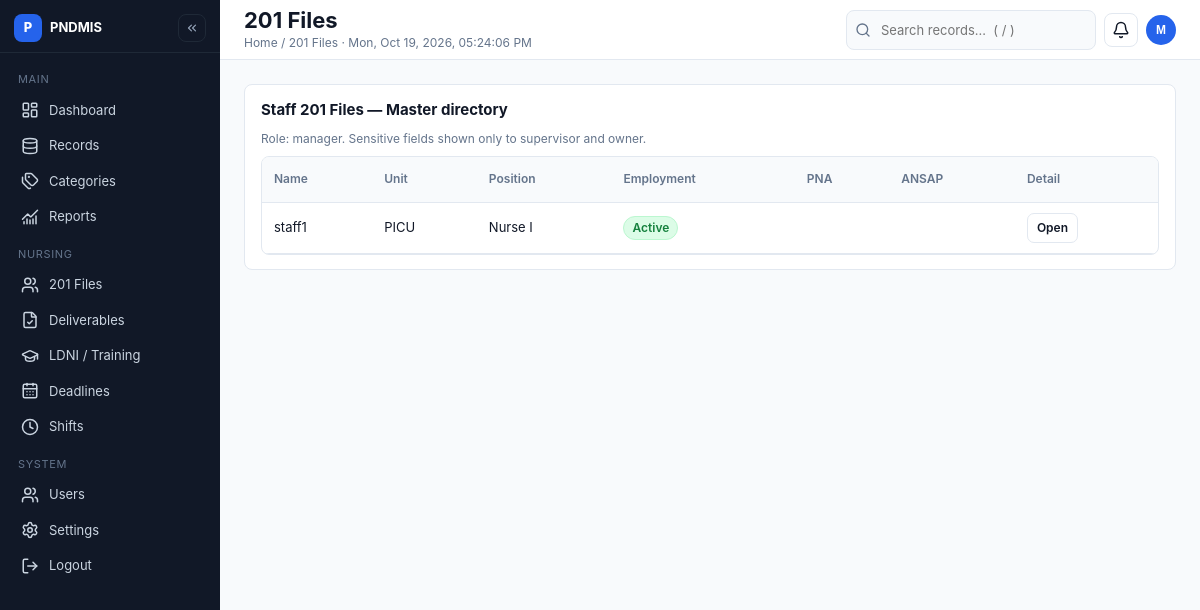
The page /staff/ (signed in) on the database its author committed.
### core/models.py (models this page shows, shortened)
class Profile(models.Model):
 ROLES=[('supervisor','Department Supervisor'),('manager','Unit Manager'),('staff','Nursing Staff')]
 user=models.OneToOneField(settings.AUTH_USER_MODEL,on_delete=models.PROTECT,related_name='nursing_profile')
 role=models.CharField(max_length=12,choices=ROLES,default='staff')
 unit=models.ForeignKey(Unit,on_delete=models.PROTECT,null=True,blank=True)

class StaffRecord(models.Model):
 user=models.OneToOneField(settings.AUTH_USER_MODEL,on_delete=models.PROTECT,related_name='staff_record')
 unit=models.ForeignKey(Unit,on_delete=models.PROTECT)
 position=models.CharField(max_length=100,blank=True)
 birthday=models.DateField(null=True,blank=True)
 contact_number=models.CharField(max_length=40,blank=True)
 address=models.TextField(blank=True)
 prc_number=models.CharField(max_length=80,blank=True)
 prc_expiry=models.DateField(null=True,blank=True)
 pna_membership=models.CharField(max_length=100,blank=True)
 ansap_membership=models.CharField(max_length=100,blank=True)
 active=models.BooleanField(default=True)

class Unit(models.Model):
 name=models.CharField(max_length=80,unique=True)
 def __str__(self):return self.name

### core/views.py (the view)
# urls.py: path('staff/',views.staff_directory,name='staff'),
@login_required
def staff_directory(request):
    p = profile(request.user)
    staff = permitted_staff(request.user).select_related('user', 'unit')
    return render(request, 'core/staff.html', {'staff': staff, 'user_role': p.role, 'page_title': '201 Files', 'breadcrumb': 'Home / 201 Files'})

### core/access.py (called while the page is built)
def profile(user):
 try:return user.nursing_profile
 except Profile.DoesNotExist:raise PermissionDenied('Account has no approved nursing role')

def permitted_staff(user):
 from .models import StaffRecord
 p=profile(user)
 if p.role=='supervisor':return StaffRecord.objects.all()
 if p.role=='manager' and p.unit_id:return StaffRecord.objects.filter(unit_id=p.unit_id)
 return StaffRecord.objects.filter(user=user)

### core/templates/core/staff.html
{% extends 'core/base.html' %}{% block content %}<div class="card"><h3>Staff 201 Files — Master directory</h3><p class="meta">Role: {{ user_role }}. Sensitive fields shown only to supervisor and owner.</p><div class="twrap"><table><tr><th>Name</th><th>Unit</th><th>Position</th><th>Employment</th>{% if user_role == 'supervisor' %}<th>Contact</th><th>PRC No.</th><th>PRC Expiry</th>{% endif %}<th>PNA</th><th>ANSAP</th><th>Detail</th></tr>{% for s in staff %}<tr><td>{{ s.user.get_full_name|default:s.user.username }}</td><td>{{ s.unit }}</td><td>{{ s.position }}</td><td>{% if s.active %}<span class="badge b-ok">Active</span>{% else %}<span class="badge b-done">Inactive</span>{% endif %}</td>{% if user_role == 'supervisor' %}<td>{{ s.contact_number }}</td><td>{{ s.prc_number }}</td><td>{{ s.prc_expiry }}</td>{% endif %}<td>{{ s.pna_membership }}</td><td>{{ s.ansap_membership }}</td><td><a class="btn ghost sm" href="{% url 'staff_detail' s.pk %}">Open</a></td></tr>{% empty %}<tr><td colspan="9"><div class="empty"><h3>No records</h3><p>No staff in scope.</p></div></td></tr>{% endfor %}</table></div></div>{% endblock %}

### core/templates/core/base.html (shortened to what this page needs)
{% load static %}<!doctype html><html lang="en"><head><link rel="stylesheet" href="{% static 'css/style.css' %}"><link rel="stylesheet" href="{% static 'css/dashboard.css' %}"><link rel="stylesheet" href="{% static 'css/components.css' %}"></head><body><div class="app">
<aside class="sidebar" id="sidebar" aria-label="Primary"><div class="brand"><span class="mark">P</span><span class="brand-name">PNDMIS</span><button class="iconbtn collapse-btn" onclick="toggleCollapse()" aria-label="Collapse sidebar" title="Collapse sidebar"><i data-lucide="chevrons-left"></i></button></div>
<nav class="nav">
<small>Main</small>
<a href="{% url 'dashboard' %}" class="{% if request.resolver_match.url_name == 'dashboard' %}active{% endif %}" title="Dashboard"><i data-lucide="layout-dashboard" aria-hidden="true"></i> <span>Dashboard</span></a>
<a href="{% url 'records' %}" class="{% if request.resolver_match.url_name == 'records' %}active{% endif %}" title="Records Management"><i data-lucide="database" aria-hidden="true"></i> <span>Records</span></a>
<a href="{% url 'categories' %}" class="{% if request.resolver_match.url_name == 'categories' %}active{% endif %}" title="Categories"><i data-lucide="tags" aria-hidden="true"></i> <span>Categories</span></a>
<a href="{% url 'reports' %}" class="{% if request.resolver_match.url_name == 'reports' %}active{% endif %}" title="Reports and Analytics"><i data-lucide="chart-no-axes-combined" aria-hidden="true"></i> <span>Reports</span></a>
<small>Nursing</small>
<a href="{% url 'staff' %}" title="201 Files"><i data-lucide="users" aria-hidden="true"></i> <span>201 Files</span></a>
<a href="{% url 'deliverables' %}" title="Deliverables"><i data-lucide="file-check" aria-hidden="true"></i> <span>Deliverables</span></a>
<a href="{% url 'training' %}" title="LDNI Training"><i data-lucide="graduation-cap" aria-hidden="true"></i> <span>LDNI / Training</span></a>
<a href="{% url 'tasks' %}" title="Deadlines"><i data-lucide="calendar-days" aria-hidden="true"></i> <span>Deadlines</span></a>
<a href="{% url 'shifts' %}" title="Shifts"><i data-lucide="clock" aria-hidden="true"></i> <span>Shifts</span></a>
<small>System</small>
<a href="{% url 'users' %}" title="User Management"><i data-lucide="users" aria-hidden="true"></i> <span>Users</span></a>
<a href="{% url 'settings' %}" title="Settings"><i data-lucide="settings" aria-hidden="true"></i> <span>Settings</span></a>
{% if user.is_authenticated %}<a href="#" onclick="document.getElementById('logout-f').submit();return false" title="Logout"><i data-lucide="log-out" aria-hidden="true"></i> <span>Logout</span></a>
<form id="logout-f" method="post" action="{% url 'logout' %}" style="display:none">{% csrf_token %}</form>{% endif %}
</nav></aside>
<div class="main"><div class="topbar"><div><h1>{{ page_title|default:"Dashboard" }}</h1><div class="crumbs">{{ breadcrumb|default:"Home" }} · <span id="ph-clock"></span></div></div>
<div class="search"><span class="sbox"><i data-lucide="search" aria-hidden="true"></i><input id="top-search" placeholder="Search records…  ( / )" aria-label="Search records" onkeydown="if(event.key==='Enter')submitTopSearch(this.value)"></span><span class="profile-wrap" id="notif-wrap"><button class="iconbtn" onclick="toggleMenu('notif-menu')" aria-label="Notifications" title="Notifications" aria-haspopup="true"><i data-lucide="bell"></i></button></span><span class="profile-wrap"><button class="avatar" onclick="toggleMenu('pmenu')" aria-label="Profile menu for {{ user.username }}" title="{{ user.username }}" aria-haspopup="true">{{ user.username|default:"?"|slice:":1"|upper }}</button></span></div></div>
<div class="content" id="main-content" tabindex="-1">{% block content %}{% endblock %}</div></div></div>
<script src="{% static 'js/app.js' %}"></script>{% block scripts %}{% endblock %}</body></html>

### core/static/css/style.css (style rules this page uses)
:root { --bg:#F8FAFC;--card:#FFFFFF;--ink:#111827;--muted:#64748B;--line:#E2E8F0;--side:#111827;--side2:#1F2937;--blue:#2563EB;--blue-d:#1D4ED8;--ok:#15803D;--ok-bg:#DCFCE7;--warn:#B45309;--warn-bg:#FEF3C7;--bad:#B91C1C;--bad-bg:#FEE2E2;--r:8px }
* { box-sizing:border-box }
html { -webkit-text-size-adjust:100% }
body { margin:0;font:13px/1.5 Inter,system-ui,-apple-system,"Segoe UI",Roboto,sans-serif;background:var(--bg);color:var(--ink) }
h1 { font-size:22px;margin:0;font-weight:700 }
h3 { font-size:15px;margin:0 0 8px }
p { margin:8px 0 }
small,.meta { font-size:12px;color:var(--muted) }
.app { display:flex;min-height:100vh }
.sidebar { width:220px;background:var(--side);color:#CBD5E1;display:flex;flex-direction:column;position:fixed;inset:0 auto 0 0;z-index:40;transition:transform .15s ease }
.brand { padding:14px 14px 10px;font-weight:700;font-size:13px;color:#fff;display:flex;gap:8px;align-items:center;border-bottom:1px solid #1F2937 }
.brand .mark { width:28px;height:28px;border-radius:8px;background:var(--blue);color:#fff;display:flex;align-items:center;justify-content:center;font-size:13px;font-weight:800 }
.nav { padding:8px;display:flex;flex-direction:column;gap:2px;overflow:auto }
.nav small { color:#64748B;padding:10px 10px 4px;text-transform:uppercase;font-size:11px;letter-spacing:.06em }
.nav a { color:#CBD5E1;text-decoration:none;padding:7px 10px;border-radius:8px;display:flex;gap:10px;align-items:center;font-size:13px;border-left:3px solid transparent }
.nav svg.lucide,.nav i.lucide { width:18px;height:18px;flex:none }
.main { flex:1;margin-left:220px;min-width:0 }
.topbar { background:var(--card);border-bottom:1px solid var(--line);height:60px;min-height:60px;padding:0 24px;display:flex;gap:12px;align-items:center;position:sticky;top:0;z-index:30 }
.topbar h1 { font-size:22px;line-height:1.2 }
.crumbs { color:var(--muted);font-size:12px }
.search { margin-left:auto;display:flex;gap:8px;align-items:center }
.search .sbox { display:flex;align-items:center;gap:6px;background:var(--bg);border:1px solid var(--line);border-radius:8px;padding:0 8px }
.search input { background:transparent;border:0;padding:8px 4px;min-width:200px;font-size:13px;color:var(--ink) }
.iconbtn { width:34px;height:34px;border-radius:8px;border:1px solid var(--line);background:#fff;display:inline-flex;align-items:center;justify-content:center;cursor:pointer;color:var(--ink) }
.avatar { width:30px;height:30px;border-radius:50%;background:var(--blue);color:#fff;display:flex;align-items:center;justify-content:center;font-weight:700;font-size:12px;border:0;cursor:pointer }
.content { padding:24px;max-width:1180px }
.card { background:var(--card);border:1px solid var(--line);border-radius:8px;padding:14px 16px;margin-bottom:12px;box-shadow:none }
.twrap { overflow-x:auto;border:1px solid var(--line);border-radius:8px }
table { width:100%;border-collapse:collapse;min-width:720px }
th,td { padding:10px 12px;border-bottom:1px solid var(--line);text-align:left;font-size:13px;vertical-align:middle }
th { color:var(--muted);font-weight:600;font-size:12px;background:#F8FAFC;white-space:nowrap }
tbody tr { height:46px }
.badge { display:inline-flex;align-items:center;gap:4px;padding:2px 8px;border-radius:999px;font-size:12px;font-weight:600;border:1px solid transparent;white-space:nowrap }
.b-ok { background:var(--ok-bg);color:var(--ok);border-color:#BBF7D0 }
.btn { background:var(--blue);color:#fff;border:1px solid var(--blue);padding:8px 12px;border-radius:8px;cursor:pointer;font-weight:600;font-size:13px;display:inline-flex;align-items:center;gap:6px;text-decoration:none }
.btn.ghost { background:#fff;color:var(--ink);border-color:var(--line) }
.btn.sm { padding:5px 9px;font-size:12px;border-radius:7px }
input,select,textarea { height:40px;padding:8px 10px;border:1px solid var(--line);border-radius:8px;font:inherit;font-size:13px;background:#fff;max-width:100%;color:var(--ink) }
.lucide { width:18px;height:18px }
.profile-wrap { position:relative }
.collapse-btn { margin-left:auto;width:28px;height:28px;background:transparent;border-color:#1F2937;color:#94A3B8 }
a.btn,a.iconbtn { text-decoration:none }

### core/static/css/components.css (style rules this page uses)
.sbox { display:inline-flex;align-items:center;gap:6px;background:#fff;border:1px solid var(--line);border-radius:8px;padding:0 8px }
.sbox input { border:0;background:transparent;height:38px }
.sbox svg { width:16px;height:16px;color:var(--muted) }

### rows shown on the page
Profile: role "manager"
StaffRecord: user.get_full_name "staff1", unit "PICU", position "Nurse I", active "Active"

### other values the page prints
{{ page_title|default:"Dashboard" }} "201 Files"
{{ breadcrumb|default:"Home" }} "Home / 201 Files"
{{ user.username|default:"?"|slice:":1"|upper }} "M"
